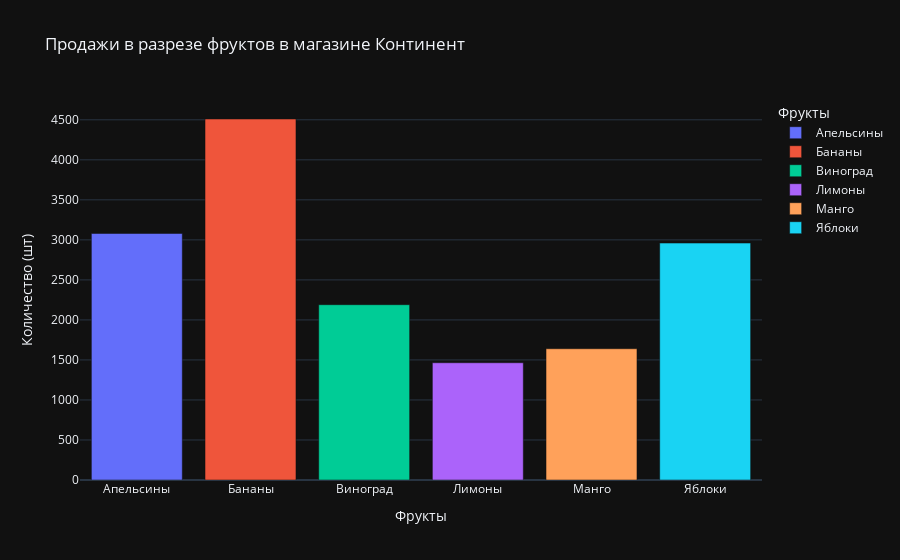

The code cell stored with this chart in its notebook:
### Code cell
fig3 = px.bar(df_cont, x='Фрукт', y="Количество",
              title='Продажи в разрезе фруктов в магазине Континент',
              labels={"Фрукт": "Фрукты", 'Количество': 'Количество (шт)'}, color='Фрукт')
fig3.show()

### Figure 1 — Plotly figure (JSON) as saved in the notebook; plotly's stock layout.template omitted (floating-point values rounded to 4 significant figures)
{"data": [{"alignmentgroup": "True", "hovertemplate": "Фрукты=%{x}<br>Количество (шт)=%{y}<extra></extra>", "legendgroup": "Апельсины", "marker": {"color": "#636efa", "pattern": {"shape": ""}}, "name": "Апельсины", "offsetgroup": "Апельсины", "orientation": "v", "showlegend": true, "textposition": "auto", "x": ["Апельсины"], "xaxis": "x", "y": [3080], "yaxis": "y", "type": "bar"}, {"alignmentgroup": "True", "hovertemplate": "Фрукты=%{x}<br>Количество (шт)=%{y}<extra></extra>", "legendgroup": "Бананы", "marker": {"color": "#EF553B", "pattern": {"shape": ""}}, "name": "Бананы", "offsetgroup": "Бананы", "orientation": "v", "showlegend": true, "textposition": "auto", "x": ["Бананы"], "xaxis": "x", "y": [4510], "yaxis": "y", "type": "bar"}, {"alignmentgroup": "True", "hovertemplate": "Фрукты=%{x}<br>Количество (шт)=%{y}<extra></extra>", "legendgroup": "Виноград", "marker": {"color": "#00cc96", "pattern": {"shape": ""}}, "name": "Виноград", "offsetgroup": "Виноград", "orientation": "v", "showlegend": true, "textposition": "auto", "x": ["Виноград"], "xaxis": "x", "y": [2190], "yaxis": "y", "type": "bar"}, {"alignmentgroup": "True", "hovertemplate": "Фрукты=%{x}<br>Количество (шт)=%{y}<extra></extra>", "legendgroup": "Лимоны", "marker": {"color": "#ab63fa", "pattern": {"shape": ""}}, "name": "Лимоны", "offsetgroup": "Лимоны", "orientation": "v", "showlegend": true, "textposition": "auto", "x": ["Лимоны"], "xaxis": "x", "y": [1465], "yaxis": "y", "type": "bar"}, {"alignmentgroup": "True", "hovertemplate": "Фрукты=%{x}<br>Количество (шт)=%{y}<extra></extra>", "legendgroup": "Манго", "marker": {"color": "#FFA15A", "pattern": {"shape": ""}}, "name": "Манго", "offsetgroup": "Манго", "orientation": "v", "showlegend": true, "textposition": "auto", "x": ["Манго"], "xaxis": "x", "y": [1640], "yaxis": "y", "type": "bar"}, {"alignmentgroup": "True", "hovertemplate": "Фрукты=%{x}<br>Количество (шт)=%{y}<extra></extra>", "legendgroup": "Яблоки", "marker": {"color": "#19d3f3", "pattern": {"shape": ""}}, "name": "Яблоки", "offsetgroup": "Яблоки", "orientation": "v", "showlegend": true, "textposition": "auto", "x": ["Яблоки"], "xaxis": "x", "y": [2960], "yaxis": "y", "type": "bar"}], "layout": {"xaxis": {"anchor": "y", "domain": [0.0, 1.0], "title": {"text": "Фрукты"}, "categoryorder": "array", "categoryarray": ["Апельсины", "Бананы", "Виноград", "Лимоны", "Манго", "Яблоки"]}, "yaxis": {"anchor": "x", "domain": [0.0, 1.0], "title": {"text": "Количество (шт)"}}, "legend": {"title": {"text": "Фрукты"}, "tracegroupgap": 0}, "title": {"text": "Продажи в разрезе фруктов в магазине Континент"}, "barmode": "relative"}}
